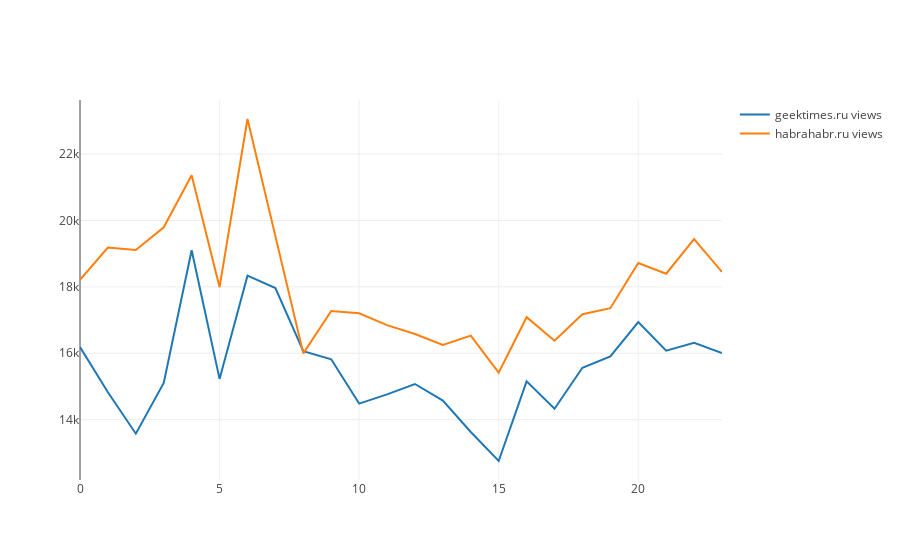

Notebook code cell kept with this figure:
### Markdown cell above
## 3\. Выберите верное утверждение

* Больше всего просмотров (в среднем) набирают статьи, опубликованные в 12 часов дня;
* У опубликованных в 10 утра постов больше всего комментариев  (в среднем);
* Больше всего просмотров  (в среднем) набирают статьи, опубликованные в 6 часов утра;
* Максимальное число комментариев на гиктаймсе набрала статья, опубликованная в 9 часов вечера;
* На хабре дневные статьи комментируют чаще  (в среднем), чем вечерние.

### Code cell
import numpy as np
import plotly
import plotly.graph_objs as go
from plotly.offline import download_plotlyjs, init_notebook_mode, plot, iplot

init_notebook_mode(connected=True)

domains = df.groupby(['domain'])
scatters = []
for domain_name, data in domains:
    domain_data = data.groupby('hour')['views'].mean()    
    scatters.append(go.Scatter(x=domain_data.keys(),y=domain_data.values, name=domain_name + ' views'))
    
fig = go.Figure(data=scatters)#, layout=layout)
iplot(fig, show_link=False)
    
    #domain_data.columns['hour']
    #domain_data.plot(title=domain_name)
    
#df.groupby('hour')['views'].mean().plot(title='total')

### Figure 1 — Plotly figure (JSON) as saved in the notebook; plotly's stock layout.template omitted (floating-point values rounded to 4 significant figures)
{"data": [{"name": "geektimes.ru views", "type": "scatter", "x": [0, 1, 2, 3, 4, 5, 6, 7, 8, 9, 10, 11, 12, 13, 14, 15, 16, 17, 18, 19, 20, 21, 22, 23], "y": [16190.0, 14830.0, 13580.0, 15100.0, 19100.0, 15230.0, 18340.0, 17960.0, 16060.0, 15820.0, 14480.0, 14760.0, 15070.0, 14570.0, 13630.0, 12760.0, 15150.0, 14330.0, 15560.0, 15910.0, 16940.0, 16080.0, 16320.0, 16010.0]}, {"name": "habrahabr.ru views", "type": "scatter", "x": [0, 1, 2, 3, 4, 5, 6, 7, 8, 9, 10, 11, 12, 13, 14, 15, 16, 17, 18, 19, 20, 21, 22, 23], "y": [18210.0, 19180.0, 19110.0, 19790.0, 21360.0, 17990.0, 23060.0, 19490.0, 16000.0, 17270.0, 17200.0, 16850.0, 16580.0, 16250.0, 16530.0, 15420.0, 17090.0, 16380.0, 17180.0, 17360.0, 18720.0, 18400.0, 19440.0, 18450.0]}], "layout": {}}
